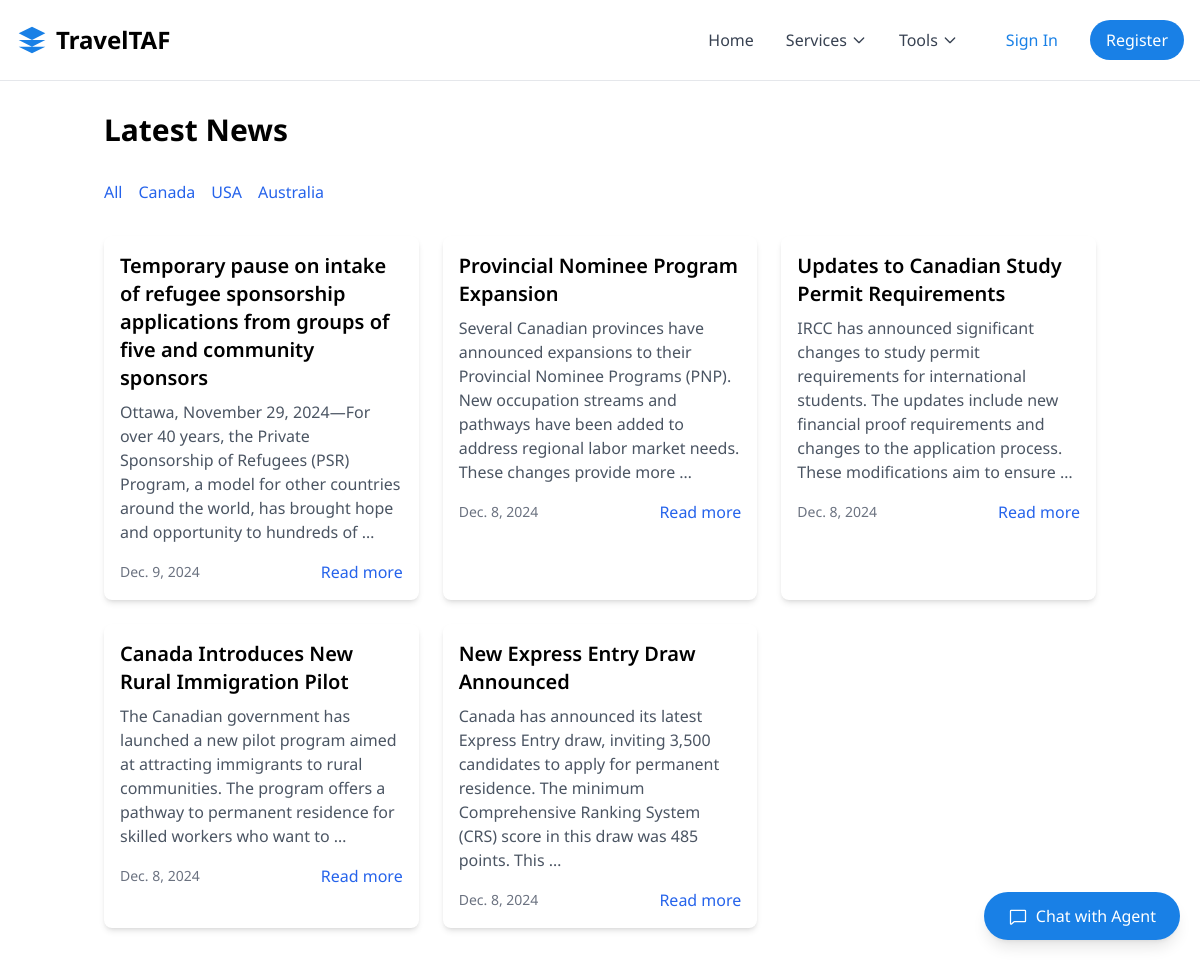
Page /news/category/can/ on the committed database.
### news/models.py (models this page shows, shortened)
class NewsCategory(models.Model):
    name = models.CharField(max_length=100)
    slug = models.SlugField(unique=True)
    description = models.TextField(blank=True)
    class Meta:
        verbose_name_plural = "News Categories"

class News(models.Model):
    title = models.CharField(max_length=255)
    slug = models.SlugField(unique=True)
    content = models.TextField()
    category = models.ForeignKey(NewsCategory, on_delete=models.CASCADE, related_name='news')
    published_date = models.DateTimeField(auto_now_add=True)
    updated_date = models.DateTimeField(auto_now=True)
    author = models.CharField(max_length=100)
    image = models.ImageField(upload_to='news_images/', null=True, blank=True)
    is_featured = models.BooleanField(default=False)
    is_published = models.BooleanField(default=True)
    class Meta:
        verbose_name_plural = "News Articles"
        ordering = ['-published_date']
    def get_absolute_url(self):
        return reverse('news:detail', kwargs={'slug': self.slug})

### news/views.py (the view)
# urls.py: path('', views.NewsListView.as_view(), name='list'),
class NewsListView(ListView):
    model = News
    template_name = 'news/news_list.html'
    context_object_name = 'news_list'
    paginate_by = 10
    def get_queryset(self):
        category_slug = self.kwargs.get('category_slug')
        if category_slug:
            category = get_object_or_404(NewsCategory, slug=category_slug)
            return News.objects.filter(category=category, is_published=True)
        return News.objects.filter(is_published=True)
    def get_context_data(self, **kwargs):
        context = super().get_context_data(**kwargs)
        context['categories'] = NewsCategory.objects.all()
        return context

### templates/news/news_list.html (shortened to what this page needs)
{% extends 'base.html' %}
{% block content %}
<div class="container mx-auto px-4 py-8">
    <h1 class="text-3xl font-bold mb-8">Latest News</h1>
    <div class="mb-8">
        <div class="flex space-x-4">
            <a href="{% url 'news:list' %}" class="text-blue-600 hover:text-blue-800">All</a>
            {% for category in categories %}
            <a href="{% url 'news:category' category.slug %}" class="text-blue-600 hover:text-blue-800">
                {{ category.name }}
            </a>
            {% endfor %}
        </div>
    </div>
    <div class="grid grid-cols-1 md:grid-cols-2 lg:grid-cols-3 gap-6">
        {% for news in news_list %}
        <div class="bg-white rounded-lg shadow-md overflow-hidden">
            <div class="p-4">
                <h2 class="text-xl font-semibold mb-2">{{ news.title }}</h2>
                <p class="text-gray-600 mb-4">{{ news.content|truncatewords:30 }}</p>
                <div class="flex justify-between items-center">
                    <span class="text-sm text-gray-500">{{ news.published_date|date }}</span>
                    <a href="{{ news.get_absolute_url }}" class="text-blue-600 hover:text-blue-800">Read more</a>
                </div>
            </div>
        </div>
        {% empty %}
        <p>No news articles available.</p>
        {% endfor %}
    </div>
</div>
{% endblock %}

### static/css/index.css (style rules this page uses)
body { font-family: "Noto Serif", "Noto Sans", sans-serif; }

### templates/base.html (style rules this page uses)
body { font-family: 'Noto Sans', sans-serif; }

### rows in the picture
NewsCategory: name "Canada"
NewsCategory: name "USA"
NewsCategory: name "Australia"
News: title "Temporary pause on intake of refugee sponsorship applications from groups of five and community sponsors", content "Ottawa, November 29, 2024—For over 40 years, the Private Sponsorship of Refugees (PSR) Program, a model for other countries around the world, has brought hope and opportunity to hundreds of …", published_date "Dec. 9, 2024"
News: title "Provincial Nominee Program Expansion", content "Several Canadian provinces have announced expansions to their Provincial Nominee Programs (PNP). New occupation streams and pathways have been added to address regional labor market needs. These changes provide more …", published_date "Dec. 8, 2024"
News: title "Updates to Canadian Study Permit Requirements", content "IRCC has announced significant changes to study permit requirements for international students. The updates include new financial proof requirements and changes to the application process. These modifications aim to ensure …", published_date "Dec. 8, 2024"
News: title "Canada Introduces New Rural Immigration Pilot", content "The Canadian government has launched a new pilot program aimed at attracting immigrants to rural communities. The program offers a pathway to permanent residence for skilled workers who want to …", published_date "Dec. 8, 2024"
News: title "New Express Entry Draw Announced", content "Canada has announced its latest Express Entry draw, inviting 3,500 candidates to apply for permanent residence. The minimum Comprehensive Ranking System (CRS) score in this draw was 485 points. This …", published_date "Dec. 8, 2024"
